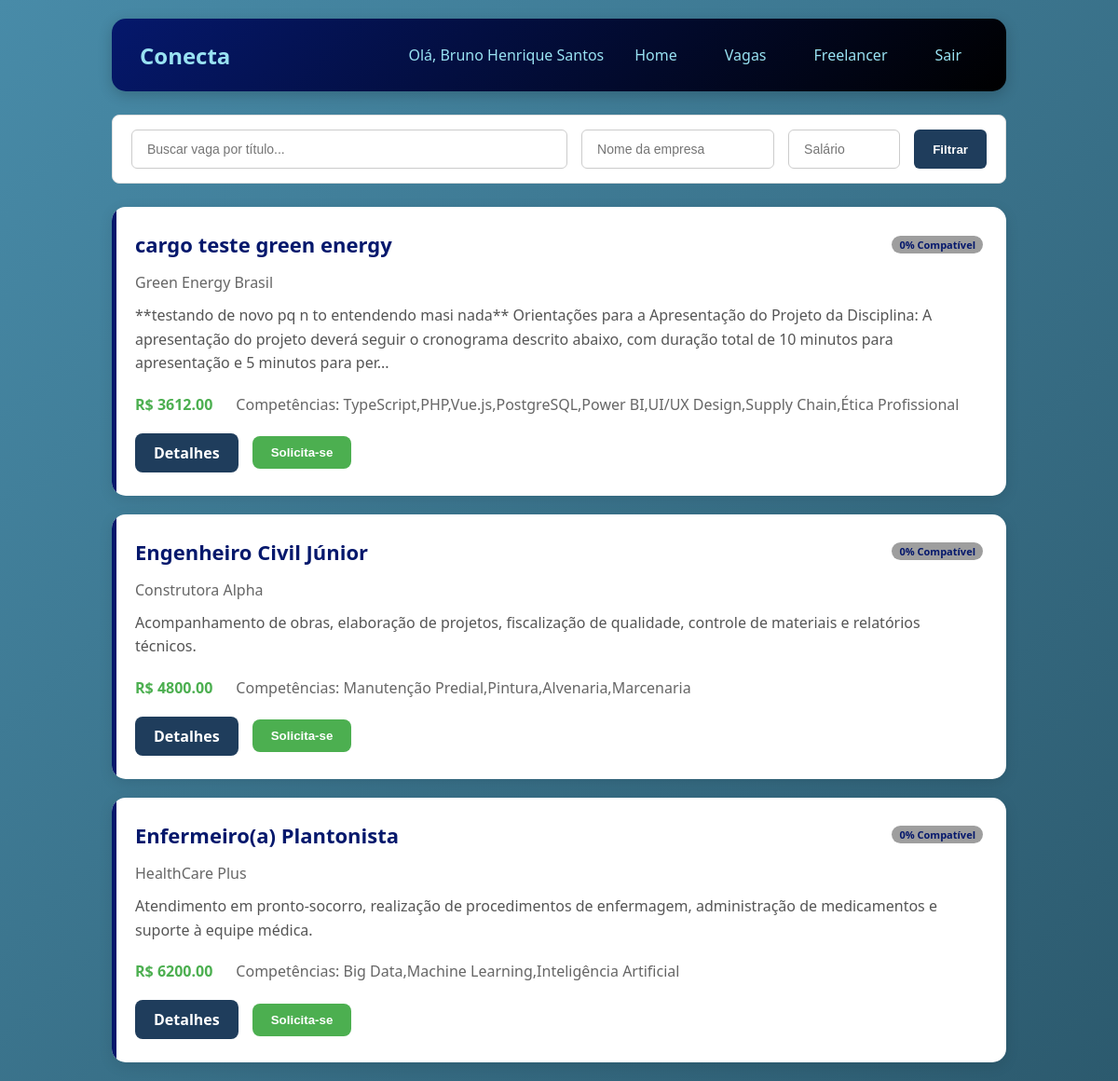
/vagas (signed in), run on the app's committed database.
### tables this page shows
CREATE TABLE vagas (
        id_vaga INTEGER PRIMARY KEY AUTOINCREMENT,
        titulo TEXT,
        descricao TEXT,
        salario REAL,
        cidade TEXT,
        regime TEXT,
        status TEXT DEFAULT 'ativa',
        data_publicacao TIMESTAMP DEFAULT CURRENT_TIMESTAMP,
        id_empresa INTEGER ,
        FOREIGN KEY (id_empresa) REFERENCES empresas (id_empresa)
    );

### routes/route_vagas.py (the view)
@bp_vagas.route('/vagas')
def listar_vagas():
    if 'usuario_id' not in session :
        return redirect('/')
    busca = request.args.get('busca', '')
    salario_min = request.args.get('salario_min', '')
    empresa = request.args.get('empresa', '')
    salario_min_float = float(salario_min) if salario_min else None
    vagas = Vaga.listar_todas(
        busca=busca if busca else None,
        salario_min=salario_min_float,
        empresa=empresa if empresa else None
    )
    id_funcionario = session['usuario_id']
    vagas_formatadas = []
    for vaga in vagas:
        vaga_dict = dict(vaga)
        vaga_dict['match_percent'] = Match.calcular(id_funcionario, vaga_dict['id_vaga'])
        vaga_dict['candidatou'] = CandidaturaCRUD.verificar_candidatura(id_funcionario, vaga_dict['id_vaga'])
        vagas_formatadas.append(vaga_dict)
    return render_template('vaga/vagas_listar.html', vagas=vagas_formatadas)

### CRUDs/candidatura.py (called while the page is built)
    @staticmethod
    def verificar_candidatura(id_funcionario, id_vaga):
        conn = get_connection()
        try:
            cursor = conn.cursor()
            cursor.execute('''
                SELECT 1 FROM candidaturas
                WHERE id_funcionario = ? AND id_vaga = ?
            ''', (id_funcionario, id_vaga))
            return cursor.fetchone() is not None
        finally:
            conn.close()

    @staticmethod
    def calcular(id_funcionario, id_vaga):
        conn = get_connection()
        try:
            cursor = conn.cursor()
            cursor.execute('SELECT COUNT(*) as total FROM vaga_competencias WHERE id_vaga = ?', (id_vaga,))
            total_vaga = cursor.fetchone()['total']
            if total_vaga == 0:
                return 0
            cursor.execute('''
                SELECT COUNT(*) as match
                FROM funcionario_competencias
                WHERE id_funcionario = ?
                AND id_competencia IN (SELECT id_competencia FROM vaga_competencias WHERE id_vaga = ?)
            ''', (id_funcionario, id_vaga))
            match_comp = cursor.fetchone()['match']
            percent_comp = (match_comp / total_vaga) * 100  #
            return round(percent_comp)
        finally:
            conn.close()

### database/connect.py (called while the page is built)
def get_connection():
    conn = sqlite3.connect(Config.DB_PATH)
    conn.execute("PRAGMA foreign_keys = ON;")
    conn.row_factory = sqlite3.Row
    return conn

### models/model_vagas.py (called while the page is built)
    @staticmethod
    def listar_todas(busca=None, salario_min=None, empresa=None, filtros=None):
        if filtros is None:
            filtros = {
                'busca': busca,
                'salario_min': salario_min,
                'empresa': empresa
        }
        return VagaCRUD.listar_todas(filtros)

    @staticmethod
    def calcular(id_funcionario, id_vaga):
        if id_funcionario <= 0 or id_vaga <= 0:
            return 0
        return MatchCRUD.calcular(id_funcionario, id_vaga)

### templates/vaga/vagas_listar.html (shortened to what this page needs)
<!DOCTYPE html>
<html lang="pt-br">
<head>
    <link rel="stylesheet" href="../static/css/vaga/vagas_list.css">
</head>
<body>
{% extends "menu.html" %}
{% block content %}
  <div class="filtros">
    <form method="GET" action="{{ url_for('vagas.listar_vagas') }}">
        <div class="filtros-inputs">
            <input type="text" name="busca" class="input-busca" placeholder=" Buscar vaga por título..." value="{{ busca or '' }}">
            <input type="text" name="empresa" placeholder=" Nome da empresa" value="{{ empresa or '' }}">
            <input type="number" name="salario_min" class="input-salario" placeholder=" Salário " value="{{ salario_min or '' }}" step="1000">
            <button type="submit" class="btn-filtrar"> Filtrar</button>
        </div>
    </form>
</div>
        <div class="vagas-container">
            {% if vagas %}
                {% for vaga in vagas %}
                    <div class="vaga-card">
                        <div class="vaga-header">
                            <h2>{{ vaga.titulo }}</h2>
                            {%if session.get('tipo') == 'funcionario' %}
                            {% set match = vaga.get('match_percent', 0) %}
                            <div class="match-badge
                                {% if match >= 70 %}high
                                {% elif match >= 40 %}medium
                                {% else %}low{% endif %}">
                                {{ match }}% Compatível
                            </div>
                            {% endif %}
                        </div>
                        <div class="empresa">{{ vaga.empresa_nome }}</div>
                        <p class="descricao">
                            {{ vaga.descricao[:250] }}{% if vaga.descricao|length > 250 %}...{% endif %}
                        </p>
                        <div class="info">
                            <div class="salario">
                                {% if vaga.salario %}
                                    R$ {{ "%.2f"|format(vaga.salario) }}
                                {% else %}
                                    Salário a combinar
                                {% endif %}
                            </div>
                            <div class="competencias">
                                Competências: {{ vaga.competencias or 'Não especificadas' }}
                            </div>
                        </div>
                        <div class="acoes">
                            <a href="{{ url_for('candidatar_se.detalhe_vaga', id_vaga=vaga.id_vaga) }}" class="btn-ver">Detalhes</a>
                            {% if vaga.get('candidatou') %}
                                <span class="badge-candidatado"> Solicitado </span>
                            {% else %}
                            {% if session.get('tipo') == 'funcionario' %}
                                <form action="{{ url_for('candidatar_se.candidatar_vaga', id_vaga=vaga.id_vaga) }}" method="POST" style="display: inline;">
                                    <button type="submit" class="btn-candidatar">Solicita-se</button>
                                </form>
                            {% endif %}
                            {% endif %}
                        </div>
                    </div>
                {% endfor %}
            {% endif %}
        </div>
    </div>
{% endblock %}

### static/css/vaga/vagas_list.css (style rules this page uses)
* { margin: 0; padding: 0; box-sizing: border-box; }
body { font-family: 'Segoe UI', Tahoma, Geneva, Verdana, sans-serif; background: linear-gradient(135deg, #488BA8 0%, #2c5a6e 100%); min-height: 100vh; }
.filtros { background: #ffffff; padding: 15px 20px; border-radius: 8px; border: 1px solid #e0e0e0; margin-bottom: 25px; width: 100%; box-sizing: border-box; }
.filtros form { width: 100%; }
.filtros-inputs { display: flex; gap: 15px; align-items: center; width: 100%; flex-wrap: wrap; }
.filtros-inputs input { flex: 1; padding: 10px 12px; border: 1px solid #cccccc; border-radius: 6px; font-size: 14px; outline: none; height: 42px; box-sizing: border-box; }
.filtros-inputs input.input-busca { flex: 3; }
.filtros-inputs input.input-salario { flex: 0.8; min-width: 120px; }
.btn-filtrar { background-color: #1f3d5c; color: #ffffff; border: none; padding: 0 25px; border-radius: 6px; font-weight: 600; cursor: pointer; height: 42px; display: flex; align-items: center; justify-content: center; transition: all 0.3s ease; }
.btn-filtrar { background-color: #1f3d5c; color: #ffffff; border: none; padding: 10px 20px; border-radius: 6px; font-weight: 600; cursor: pointer; text-align: center; transition: all 0.3s ease; }
.vagas-container { display: grid; gap: 20px; }
.vaga-card { background: white; border-radius: 15px; padding: 25px; box-shadow: 0 4px 15px rgba(0,0,0,0.1); transition: all 0.3s; position: relative; overflow: hidden; }
.vaga-card::before { content: ''; position: absolute; top: 0; left: 0; width: 5px; height: 100%; background: #05186c; }
.vaga-header { display: flex; justify-content: space-between; align-items: center; margin-bottom: 15px; flex-wrap: wrap; gap: 10px; }
.vaga-header h2 { color: #05186c; font-size: 22px; }
.match-badge { padding: 6px 15px; border-radius: 25px; color: white; font-size: 13px; font-weight: bold; }
.match-badge.low { background: #9E9E9E; }
.empresa { color: #666; margin-bottom: 12px; font-weight: 500; }
.descricao { color: #555; margin-bottom: 20px; line-height: 1.6; }
.info { display: flex; gap: 25px; margin-bottom: 20px; flex-wrap: wrap; }
.salario { color: #4CAF50; font-weight: bold; }
.competencias { color: #666; }
.acoes { display: flex; gap: 15px; align-items: center; flex-wrap: wrap; }
.btn-ver { background: #1f3d5c; color: white; padding: 10px 20px; border-radius: 8px; text-decoration: none; font-weight: 600; transition: all 0.3s; display: inline-block; }
.btn-candidatar { background: #4CAF50; color: white; padding: 10px 20px; border: none; border-radius: 8px; cursor: pointer; font-weight: 600; transition: all 0.3s; }
.filtros-inputs input.input-salario { flex: 0.5; min-width: 120px; }

### static/css/home/homef.css (style rules this page uses)
* { margin: 0; padding: 0; box-sizing: border-box; }
body { font-family: 'Segoe UI', Tahoma, Geneva, Verdana, sans-serif; background: linear-gradient(135deg, #488BA8 0%, #2c5a6e 100%); min-height: 100vh; }
.match-badge { background: #e8f0fe; color: #05186c; padding: 2px 8px; border-radius: 12px; font-size: 11px; font-weight: 600; }

### data on the page
vagas: titulo "cargo teste green energy", match "0", empresa_nome "Green Energy Brasil", descricao "**testando de novo pq n to entendendo masi nada** Orientações para a Apresentação do Projeto da Disciplina: A apresentação do projeto deverá seguir o cronograma descrito abaixo, com duração total de 10 minutos para apresentação e 5 minutos para per", salario "3612.00", competencias "TypeScript,PHP,Vue.js,PostgreSQL,Power BI,UI/UX Design,Supply Chain,Ética Profissional"
vagas: titulo "Engenheiro Civil Júnior", match "0", empresa_nome "Construtora Alpha", descricao "Acompanhamento de obras, elaboração de projetos, fiscalização de qualidade, controle de materiais e relatórios técnicos.", salario "4800.00", competencias "Manutenção Predial,Pintura,Alvenaria,Marcenaria"
vagas: titulo "Enfermeiro(a) Plantonista", match "0", empresa_nome "HealthCare Plus", descricao "Atendimento em pronto-socorro, realização de procedimentos de enfermagem, administração de medicamentos e suporte à equipe médica.", salario "6200.00", competencias "Big Data,Machine Learning,Inteligência Artificial"

### other printed values
{{ session.usuario_nome }} "Bruno Henrique Santos"
